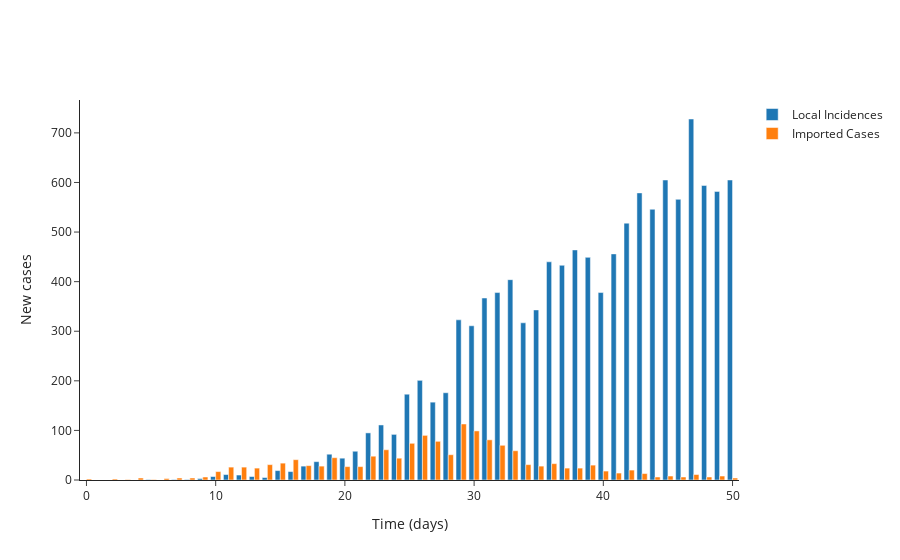

Notebook cell for this chart:
### Code cell
# Plot (bar chart cases each day)
fig = go.Figure()

# Plot of incidences
fig.add_trace(
    go.Bar(
        x=times,
        y=locally_infected_cases,
        name='Local Incidences'
    )
)

fig.add_trace(
    go.Bar(
        x=times,
        y=imported_cases,
        name='Imported Cases'
    )
)

# Add axis labels
fig.update_layout(
    template='simple_white',
    xaxis_title='Time (days)',
    yaxis_title='New cases'
)


# fig.write_image('ON-cases.pdf')
fig.show()

### Figure 1 — Plotly figure (JSON) as saved in the notebook; plotly's stock layout.template omitted (floating-point values rounded to 4 significant figures)
{"data": [{"name": "Local Incidences", "type": "bar", "x": [0, 1, 2, 3, 4, 5, 6, 7, 8, 9, 10, 11, 12, 13, 14, 15, 16, 17, 18, 19, 20, 21, 22, 23, 24, 25, 26, 27, 28, 29, 30, 31, 32, 33, 34, 35, 36, 37, 38, 39, 40, 41, 42, 43, 44, 45, 46, 47, 48, 49, 50, 51], "y": [0, 0, 0, 0, 0, 1, 0, 1, 1, 3, 7, 11, 10, 7, 5, 19, 17, 28, 37, 52, 44, 58, 95, 111, 92, 173, 201, 157, 176, 323, 311, 367, 378, 404, 317, 343, 440, 433, 464, 449, 378, 456, 518, 579, 546, 605, 566, 728, 594, 582, 605]}, {"name": "Imported Cases", "type": "bar", "x": [0, 1, 2, 3, 4, 5, 6, 7, 8, 9, 10, 11, 12, 13, 14, 15, 16, 17, 18, 19, 20, 21, 22, 23, 24, 25, 26, 27, 28, 29, 30, 31, 32, 33, 34, 35, 36, 37, 38, 39, 40, 41, 42, 43, 44, 45, 46, 47, 48, 49, 50, 51], "y": [2, 0, 2, 1, 4, 1, 3, 4, 4, 6, 17, 26, 26, 24, 31, 34, 41, 29, 28, 45, 27, 27, 48, 61, 44, 74, 90, 78, 51, 113, 99, 81, 70, 59, 31, 28, 33, 24, 24, 30, 18, 14, 20, 13, 6, 8, 6, 11, 6, 8, 4]}], "layout": {"xaxis": {"title": {"text": "Time (days)"}}, "yaxis": {"title": {"text": "New cases"}}}}
